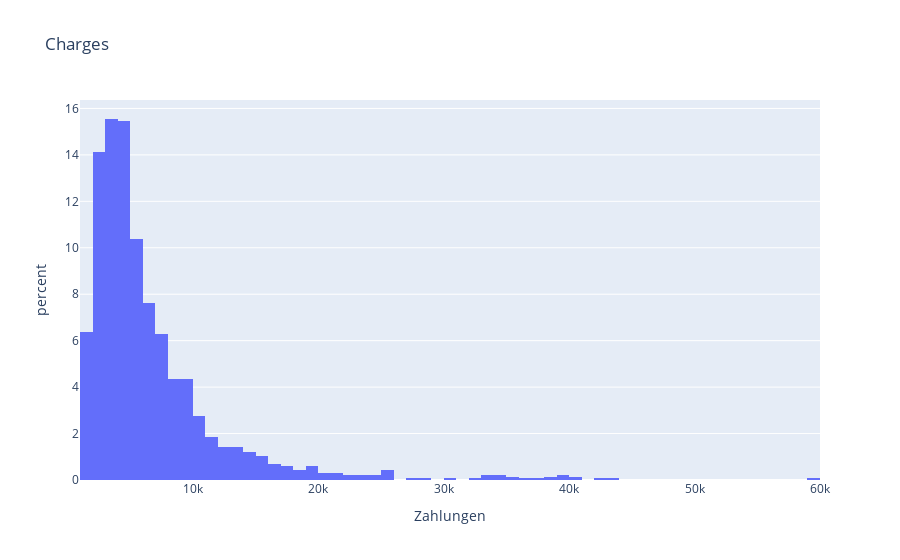

Notebook code for this chart:
### Markdown cell above
**Alter**  
Look at the comments under BMI and Zahlungen.

**BMI**  
For 3 clients aged around 20 a BMI of 40+ is unusual. In a real situation this should be double-checked with the insurance comany, since such cominations of data could really ruin our models.
3 clients with BMI around 44 could be considered outliers or not? #ASK

**PBF**  
The negative value -0.75 was mentioned above. Another strange thing is unusually many people with PBF around and over 60%. - more than one would expect statistically. Is this deviation due to a too small sample?

**Zahlungen**  
All bivariate relationships suggest that the charge of CHF 59,703 is an outlier. The record should be removed.

### Code cell
# Behaviour of "Zahlungen" with a histogram, represent the percentage or fraction of samples in each bin
fig = px.histogram(df, 
                   x = "Zahlungen",
                   histnorm='percent',
                   title = "Charges")
fig.show()

### Figure 1 — Plotly figure (JSON) as saved in the notebook; plotly's stock layout.template omitted (floating-point values rounded to 4 significant figures; data arrays with more than 128 entries replaced by an {"elided": "..."} marker saying what was removed)
{"data": [{"alignmentgroup": "True", "bingroup": "x", "histnorm": "percent", "hovertemplate": "Zahlungen=%{x}<br>percent=%{y}<extra></extra>", "legendgroup": "", "marker": {"color": "#636efa"}, "name": "", "offsetgroup": "", "orientation": "v", "showlegend": false, "type": "histogram", "x": {"elided": "1338 int values"}, "xaxis": "x", "yaxis": "y"}], "layout": {"barmode": "relative", "legend": {"tracegroupgap": 0}, "title": {"text": "Charges"}, "xaxis": {"anchor": "y", "domain": [0, 1], "title": {"text": "Zahlungen"}}, "yaxis": {"anchor": "x", "domain": [0, 1], "title": {"text": "percent"}}}}
